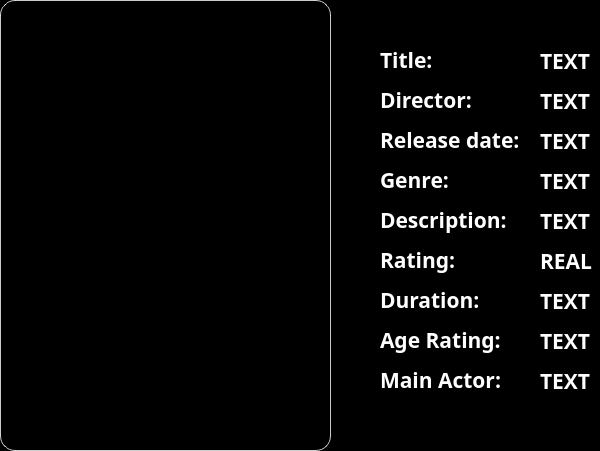
<?xml version="1.0" encoding="UTF-8"?>
<ui version="4.0">
 <class>Form</class>
 <widget class="QWidget" name="Form">
  <property name="geometry">
   <rect>
    <x>0</x>
    <y>0</y>
    <width>600</width>
    <height>451</height>
   </rect>
  </property>
  <property name="windowTitle">
   <string>Form</string>
  </property>
  <property name="styleSheet">
   <string notr="true">background-color: rgb(0, 0, 0);</string>
  </property>
  <widget class="QPushButton" name="pushButton_9">
   <property name="geometry">
    <rect>
     <x>0</x>
     <y>0</y>
     <width>331</width>
     <height>451</height>
    </rect>
   </property>
   <property name="font">
    <font>
     <family>Parkinsans Medium</family>
    </font>
   </property>
   <property name="styleSheet">
    <string notr="true">border: 1px solid rgba(255, 255, 255, 0.8);
    border-radius: 15px;
background-color: rgb(0, 0, 0);</string>
   </property>
   <property name="text">
    <string/>
   </property>
   <property name="icon">
    <iconset>
     <normaloff>../img/Screenshot 2024-12-26 202549.png</normaloff>../img/Screenshot 2024-12-26 202549.png</iconset>
   </property>
   <property name="iconSize">
    <size>
     <width>1000</width>
     <height>2000</height>
    </size>
   </property>
  </widget>
  <widget class="QLabel" name="label_16">
   <property name="geometry">
    <rect>
     <x>380</x>
     <y>40</y>
     <width>110</width>
     <height>40</height>
    </rect>
   </property>
   <property name="font">
    <font>
     <family>Geist SemiBold</family>
     <pointsize>16</pointsize>
     <bold>true</bold>
    </font>
   </property>
   <property name="styleSheet">
    <string notr="true">background-color: transparent;
color: rgb(255, 255, 255);</string>
   </property>
   <property name="text">
    <string>Title:</string>
   </property>
  </widget>
  <widget class="QLabel" name="label_17">
   <property name="geometry">
    <rect>
     <x>380</x>
     <y>80</y>
     <width>110</width>
     <height>40</height>
    </rect>
   </property>
   <property name="font">
    <font>
     <family>Geist SemiBold</family>
     <pointsize>16</pointsize>
     <bold>true</bold>
    </font>
   </property>
   <property name="styleSheet">
    <string notr="true">background-color: transparent;
color: rgb(255, 255, 255);</string>
   </property>
   <property name="text">
    <string>Director:</string>
   </property>
  </widget>
  <widget class="QLabel" name="label_18">
   <property name="geometry">
    <rect>
     <x>380</x>
     <y>120</y>
     <width>151</width>
     <height>40</height>
    </rect>
   </property>
   <property name="font">
    <font>
     <family>Geist SemiBold</family>
     <pointsize>16</pointsize>
     <bold>true</bold>
    </font>
   </property>
   <property name="styleSheet">
    <string notr="true">background-color: transparent;
color: rgb(255, 255, 255);</string>
   </property>
   <property name="text">
    <string>Release date:</string>
   </property>
  </widget>
  <widget class="QLabel" name="label_19">
   <property name="geometry">
    <rect>
     <x>380</x>
     <y>160</y>
     <width>151</width>
     <height>40</height>
    </rect>
   </property>
   <property name="font">
    <font>
     <family>Geist SemiBold</family>
     <pointsize>16</pointsize>
     <bold>true</bold>
    </font>
   </property>
   <property name="styleSheet">
    <string notr="true">background-color: transparent;
color: rgb(255, 255, 255);</string>
   </property>
   <property name="text">
    <string>Genre:</string>
   </property>
  </widget>
  <widget class="QLabel" name="label_20">
   <property name="geometry">
    <rect>
     <x>380</x>
     <y>200</y>
     <width>151</width>
     <height>40</height>
    </rect>
   </property>
   <property name="font">
    <font>
     <family>Geist SemiBold</family>
     <pointsize>16</pointsize>
     <bold>true</bold>
    </font>
   </property>
   <property name="styleSheet">
    <string notr="true">background-color: transparent;
color: rgb(255, 255, 255);</string>
   </property>
   <property name="text">
    <string>Description:</string>
   </property>
  </widget>
  <widget class="QLabel" name="label_22">
   <property name="geometry">
    <rect>
     <x>380</x>
     <y>240</y>
     <width>151</width>
     <height>40</height>
    </rect>
   </property>
   <property name="font">
    <font>
     <family>Geist SemiBold</family>
     <pointsize>16</pointsize>
     <bold>true</bold>
    </font>
   </property>
   <property name="styleSheet">
    <string notr="true">background-color: transparent;
color: rgb(255, 255, 255);</string>
   </property>
   <property name="text">
    <string>Rating:</string>
   </property>
  </widget>
  <widget class="QLabel" name="label_23">
   <property name="geometry">
    <rect>
     <x>380</x>
     <y>280</y>
     <width>151</width>
     <height>40</height>
    </rect>
   </property>
   <property name="font">
    <font>
     <family>Geist SemiBold</family>
     <pointsize>16</pointsize>
     <bold>true</bold>
    </font>
   </property>
   <property name="styleSheet">
    <string notr="true">background-color: transparent;
color: rgb(255, 255, 255);</string>
   </property>
   <property name="text">
    <string>Duration:</string>
   </property>
  </widget>
  <widget class="QLabel" name="label_24">
   <property name="geometry">
    <rect>
     <x>380</x>
     <y>320</y>
     <width>151</width>
     <height>40</height>
    </rect>
   </property>
   <property name="font">
    <font>
     <family>Geist SemiBold</family>
     <pointsize>16</pointsize>
     <bold>true</bold>
    </font>
   </property>
   <property name="styleSheet">
    <string notr="true">background-color: transparent;
color: rgb(255, 255, 255);</string>
   </property>
   <property name="text">
    <string>Age Rating:</string>
   </property>
  </widget>
  <widget class="QLabel" name="label_25">
   <property name="geometry">
    <rect>
     <x>380</x>
     <y>360</y>
     <width>151</width>
     <height>40</height>
    </rect>
   </property>
   <property name="font">
    <font>
     <family>Geist SemiBold</family>
     <pointsize>16</pointsize>
     <bold>true</bold>
    </font>
   </property>
   <property name="styleSheet">
    <string notr="true">background-color: transparent;
color: rgb(255, 255, 255);</string>
   </property>
   <property name="text">
    <string>Main Actor:</string>
   </property>
  </widget>
  <widget class="QLabel" name="label_21">
   <property name="geometry">
    <rect>
     <x>540</x>
     <y>40</y>
     <width>61</width>
     <height>41</height>
    </rect>
   </property>
   <property name="font">
    <font>
     <family>Geist SemiBold</family>
     <pointsize>16</pointsize>
     <bold>true</bold>
    </font>
   </property>
   <property name="styleSheet">
    <string notr="true">background-color: transparent;
color: rgb(255, 255, 255);</string>
   </property>
   <property name="text">
    <string>TEXT</string>
   </property>
  </widget>
  <widget class="QLabel" name="label_26">
   <property name="geometry">
    <rect>
     <x>540</x>
     <y>80</y>
     <width>61</width>
     <height>41</height>
    </rect>
   </property>
   <property name="font">
    <font>
     <family>Geist SemiBold</family>
     <pointsize>16</pointsize>
     <bold>true</bold>
    </font>
   </property>
   <property name="styleSheet">
    <string notr="true">background-color: transparent;
color: rgb(255, 255, 255);</string>
   </property>
   <property name="text">
    <string>TEXT</string>
   </property>
  </widget>
  <widget class="QLabel" name="label_27">
   <property name="geometry">
    <rect>
     <x>540</x>
     <y>120</y>
     <width>61</width>
     <height>41</height>
    </rect>
   </property>
   <property name="font">
    <font>
     <family>Geist SemiBold</family>
     <pointsize>16</pointsize>
     <bold>true</bold>
    </font>
   </property>
   <property name="styleSheet">
    <string notr="true">background-color: transparent;
color: rgb(255, 255, 255);</string>
   </property>
   <property name="text">
    <string>TEXT</string>
   </property>
  </widget>
  <widget class="QLabel" name="label_28">
   <property name="geometry">
    <rect>
     <x>540</x>
     <y>160</y>
     <width>61</width>
     <height>41</height>
    </rect>
   </property>
   <property name="font">
    <font>
     <family>Geist SemiBold</family>
     <pointsize>16</pointsize>
     <bold>true</bold>
    </font>
   </property>
   <property name="styleSheet">
    <string notr="true">background-color: transparent;
color: rgb(255, 255, 255);</string>
   </property>
   <property name="text">
    <string>TEXT</string>
   </property>
  </widget>
  <widget class="QLabel" name="label_29">
   <property name="geometry">
    <rect>
     <x>540</x>
     <y>200</y>
     <width>61</width>
     <height>41</height>
    </rect>
   </property>
   <property name="font">
    <font>
     <family>Geist SemiBold</family>
     <pointsize>16</pointsize>
     <bold>true</bold>
    </font>
   </property>
   <property name="styleSheet">
    <string notr="true">background-color: transparent;
color: rgb(255, 255, 255);</string>
   </property>
   <property name="text">
    <string>TEXT</string>
   </property>
  </widget>
  <widget class="QLabel" name="label_30">
   <property name="geometry">
    <rect>
     <x>540</x>
     <y>240</y>
     <width>61</width>
     <height>41</height>
    </rect>
   </property>
   <property name="font">
    <font>
     <family>Geist SemiBold</family>
     <pointsize>16</pointsize>
     <bold>true</bold>
    </font>
   </property>
   <property name="styleSheet">
    <string notr="true">background-color: transparent;
color: rgb(255, 255, 255);</string>
   </property>
   <property name="text">
    <string>REAL</string>
   </property>
  </widget>
  <widget class="QLabel" name="label_31">
   <property name="geometry">
    <rect>
     <x>540</x>
     <y>280</y>
     <width>61</width>
     <height>41</height>
    </rect>
   </property>
   <property name="font">
    <font>
     <family>Geist SemiBold</family>
     <pointsize>16</pointsize>
     <bold>true</bold>
    </font>
   </property>
   <property name="styleSheet">
    <string notr="true">background-color: transparent;
color: rgb(255, 255, 255);</string>
   </property>
   <property name="text">
    <string>TEXT</string>
   </property>
  </widget>
  <widget class="QLabel" name="label_32">
   <property name="geometry">
    <rect>
     <x>540</x>
     <y>320</y>
     <width>61</width>
     <height>41</height>
    </rect>
   </property>
   <property name="font">
    <font>
     <family>Geist SemiBold</family>
     <pointsize>16</pointsize>
     <bold>true</bold>
    </font>
   </property>
   <property name="styleSheet">
    <string notr="true">background-color: transparent;
color: rgb(255, 255, 255);</string>
   </property>
   <property name="text">
    <string>TEXT</string>
   </property>
  </widget>
  <widget class="QLabel" name="label_33">
   <property name="geometry">
    <rect>
     <x>540</x>
     <y>360</y>
     <width>61</width>
     <height>41</height>
    </rect>
   </property>
   <property name="font">
    <font>
     <family>Geist SemiBold</family>
     <pointsize>16</pointsize>
     <bold>true</bold>
    </font>
   </property>
   <property name="styleSheet">
    <string notr="true">background-color: transparent;
color: rgb(255, 255, 255);</string>
   </property>
   <property name="text">
    <string>TEXT</string>
   </property>
  </widget>
 </widget>
 <resources/>
 <connections/>
</ui>
